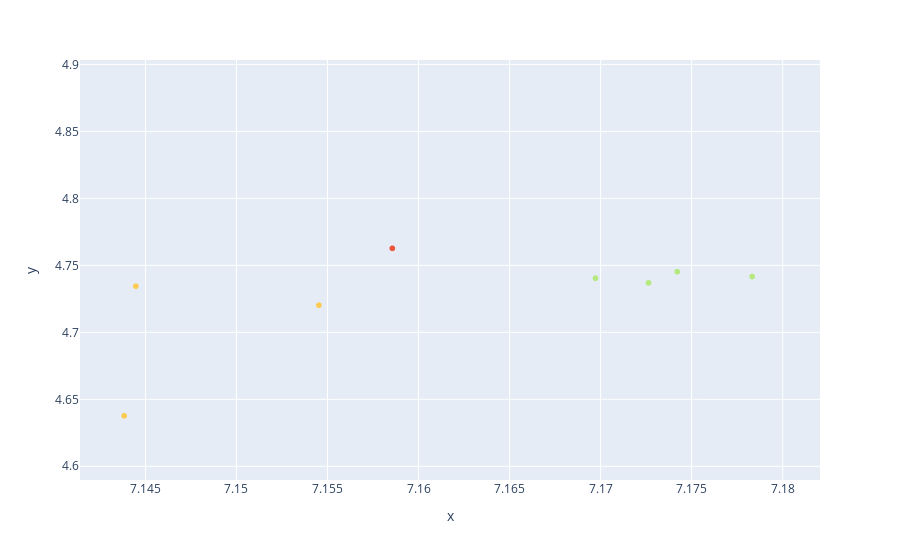

Write notebook code for a chart like this one.
### Code cell
plot_df = CPA_L6[["Category_0","Descr_cleaned", "Code", "Descr_cleaned_vectorized_low_dimension","label"]].copy()

plot_df["x"] = plot_df.Descr_cleaned_vectorized_low_dimension.apply(lambda x: x[0])
plot_df["y"] = plot_df.Descr_cleaned_vectorized_low_dimension.apply(lambda x: x[1])

plot_df["label"] = plot_df.label.astype(str)

fig = plotly.express.scatter(
    plot_df, 
    x="x", 
    y="y", 
    color="label",
    hover_data={
        "Code": True,
        "Descr_cleaned": True,
        "label": True,
        "x": False,
        "y": False
        })
fig.update_layout(showlegend=False)
